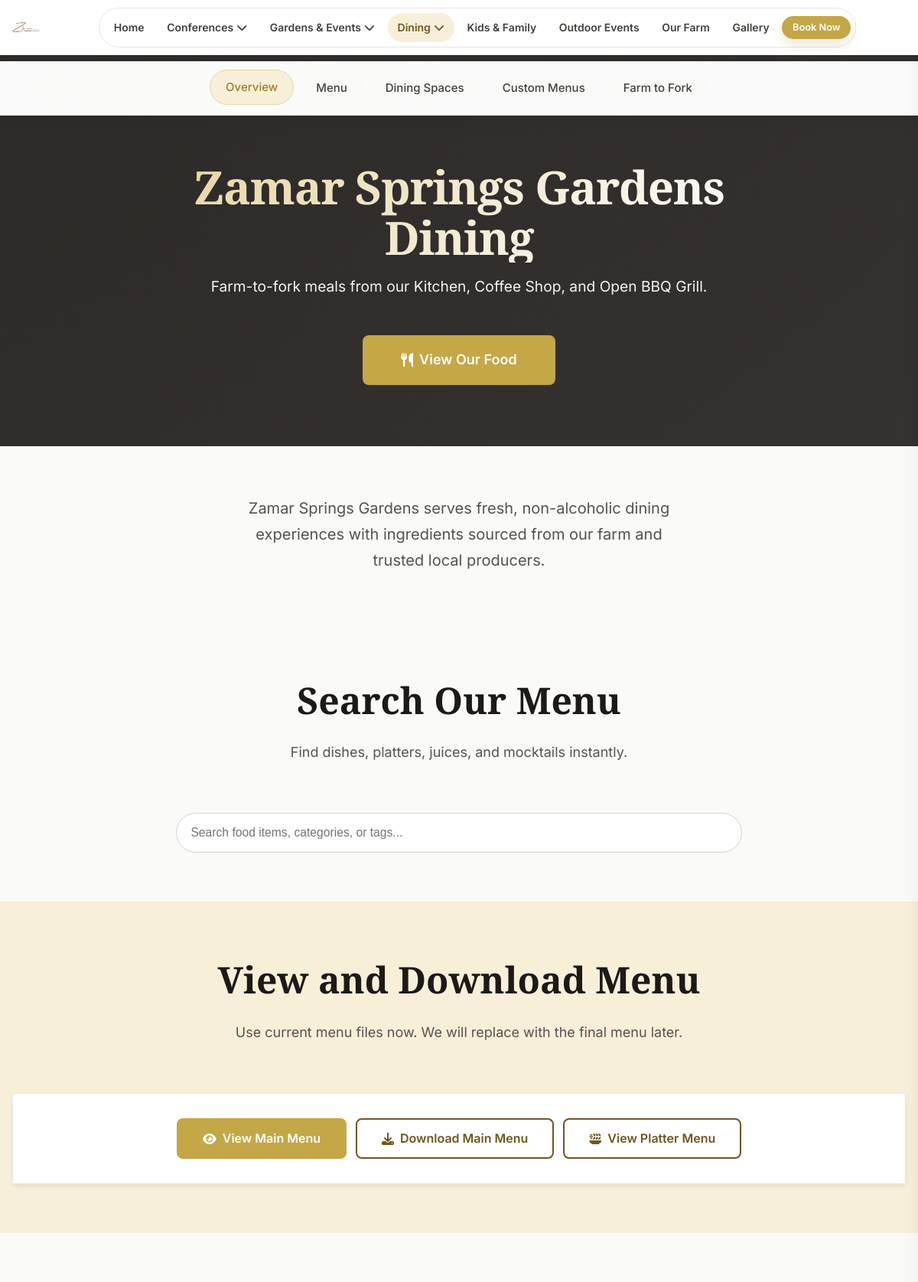
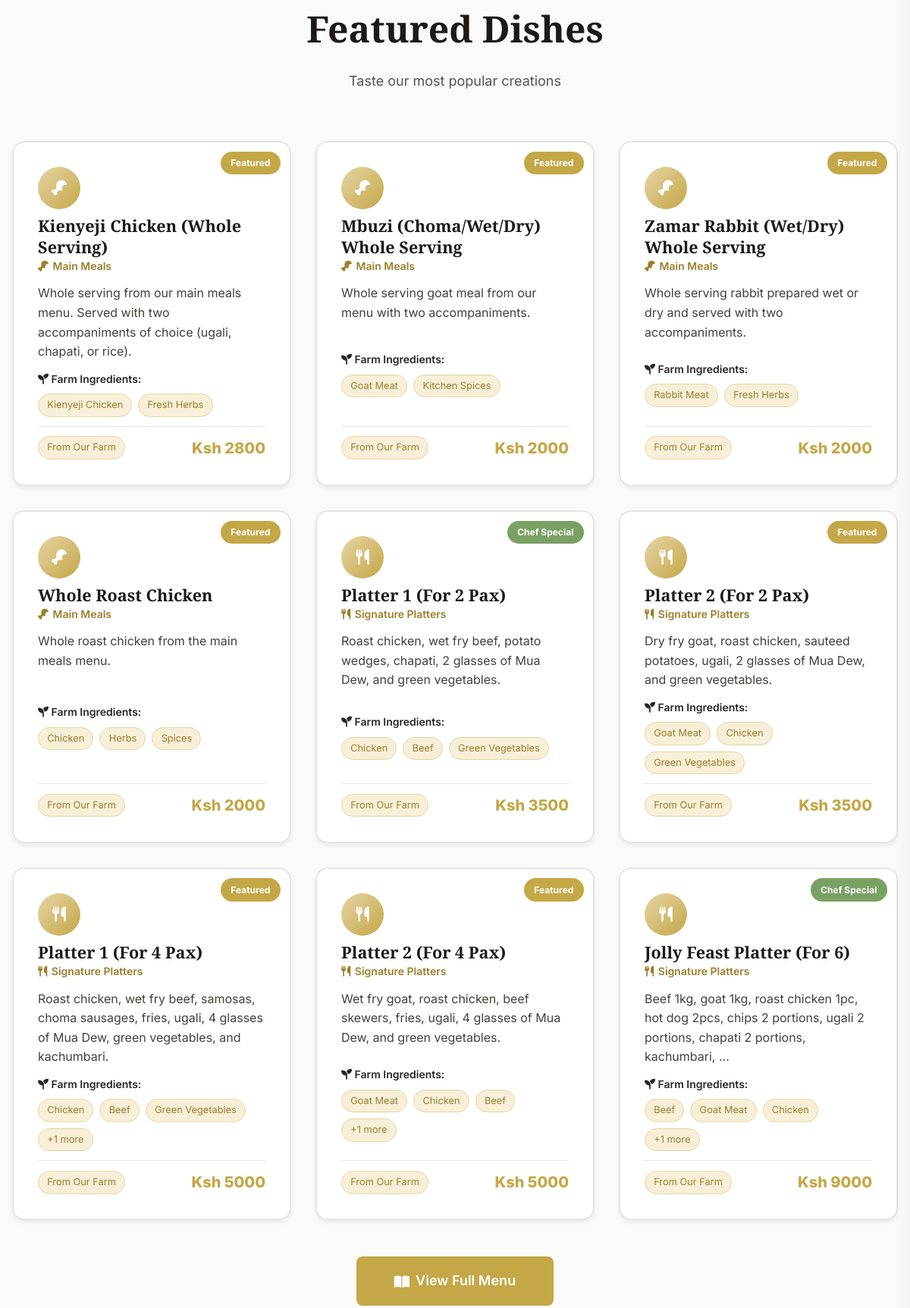
Screenshot of /dining/ (upper part) with the database file from the repository (2 pictures, top to bottom).
### apps/dining/models.py (models this page shows, shortened)
class DiningPage(SEOFields, TimeStampedModel):
    hero_title = models.CharField(
        max_length=200,
        default="Dining Experience"
    )
    hero_subtitle = models.TextField(
        default="Farm-to-fork dining in a serene, non-alcoholic environment"
    )
    intro_text = models.TextField(
        default="Experience fresh, organic meals prepared with ingredients from our own farm. Enjoy dining in our beautiful pergolas and gazebos surrounded by nature."
    )
    farm_title = models.CharField(
        max_length=200,
        default="Farm-to-Fork Freshness"
    )
    farm_subtitle = models.TextField(
        default="All ingredients sourced directly from our organic farm"
    )
    spaces_title = models.CharField(
        max_length=200,
        default="Prime Dining Spaces"
    )
    spaces_subtitle = models.TextField(
        default="Beautiful locations for memorable dining experiences"
    )
    menu_pdf = models.FileField(
        upload_to='dining/menus/',
        blank=True,
        help_text="Upload PDF menu file"
    )
    menu_title = models.CharField(
        max_length=200,
        default="Our Menu"
    )
    menu_subtitle = models.TextField(
        default="Fresh, organic, and delicious"
    )
    is_active = models.BooleanField(default=True)
    class Meta:
        verbose_name = "Dining Page Settings"
        verbose_name_plural = "Dining Page Settings"

class FoodItem(SEOFields, TimeStampedModel):
    category = models.ForeignKey(
        FoodCategory,
        on_delete=models.CASCADE,
        related_name='food_items'
    )
    name = models.CharField(max_length=200)
    slug = models.SlugField(unique=True)
    description = models.TextField(help_text="Brief description of the dish")
    search_tags = models.CharField(
        max_length=255,
        blank=True,
        help_text="Comma-separated tags for menu search (e.g. vegan, spicy, breakfast)",
    )
    is_from_farm = models.BooleanField(default=False)
    farm_ingredients = models.TextField(
        blank=True,
        help_text="List farm-sourced ingredients, one per line"
    )
    price = models.DecimalField(
        max_digits=10,
        decimal_places=2,
        null=True,
        blank=True,
        help_text="Optional - price can be shown subtly or not at all"
    )
    featured_image = models.ImageField(
        upload_to='dining/food/',
        blank=True,
        help_text="High-quality food photo"
    )
    is_featured = models.BooleanField(default=False)
    is_special = models.BooleanField(default=False, help_text="Chef's special")
    is_active = models.BooleanField(default=True)
    display_order = models.IntegerField(default=0)
    class Meta:
        verbose_name = "Food Item"
        verbose_name_plural = "Food Items"
        ordering = ['category', 'display_order']
        indexes = [
            models.Index(fields=["is_active", "display_order"], name="dining_food_active_idx"),
            models.Index(fields=["name"], name="dining_food_name_idx"),
            models.Index(fields=["search_tags"], name="dining_food_tags_idx"),
        ]
    def get_farm_ingredients_list(self):
        if self.farm_ingredients:
            return [ing.strip() for ing in self.farm_ingredients.split('\n') if ing.strip()]
        return []

class FoodCategory(models.Model):
    CATEGORY_TYPES = [
        ('juices', 'Fresh Juices'),
        ('mocktails', 'Mocktails & Coffee'),
        ('platters', 'Platters'),
        ('mains', 'Main Dishes'),
        ('bbq', 'BBQ / Choma Zone'),
        ('desserts', 'Desserts'),
    ]
    name = models.CharField(max_length=100)
    slug = models.SlugField(unique=True)
    category_type = models.CharField(max_length=20, choices=CATEGORY_TYPES)
    description = models.TextField(blank=True)
    icon = models.CharField(
        max_length=50,
        help_text="Font Awesome icon class"
    )
    display_order = models.IntegerField(default=0)
    is_active = models.BooleanField(default=True)
    class Meta:
        verbose_name = "Food Category"
        verbose_name_plural = "Food Categories"
        ordering = ['display_order']

### apps/dining/views.py (the view)
# urls.py: path('', views.dining_overview, name='overview'),
def dining_overview(request):
    page_settings = DiningPage.objects.filter(is_active=True).first()
    if not page_settings:
        page_settings = DiningPage.objects.create()
    categories = FoodCategory.objects.filter(
        is_active=True
    ).order_by('display_order')
    featured_food = FoodItem.objects.filter(
        is_active=True,
        is_featured=True
    ).select_related('category').order_by('category__display_order', 'display_order')[:9]
    dining_spaces_qs = DiningSpace.objects.filter(
        is_active=True
    ).prefetch_related('gallery').order_by('display_order')
    dining_spaces = [_decorate_space(space) for space in dining_spaces_qs]
    pergola_space = _decorate_space(dining_spaces_qs.filter(space_type='pergola').first())
    gazebo_spaces = [_decorate_space(space) for space in dining_spaces_qs.filter(space_type='gazebo')]
    open_air_space = _decorate_space(dining_spaces_qs.filter(space_type='garden').first())
    farm_sources = FarmSource.objects.filter(
        is_active=True
    ).order_by('display_order')
    context = {
        'page_settings': page_settings,
        'categories': categories,
        'featured_food': featured_food,
        'dining_spaces': dining_spaces,
        'pergola_space': pergola_space,
        'gazebo_spaces': gazebo_spaces,
        'open_air_space': open_air_space,
        'farm_sources': farm_sources,
    }
    return render(request, 'dining/overview.html', context)

### apps/conferences/context_processors.py (called while the page is built)
def _ordered_conference_categories_queryset():
    return (
        ConferenceCategory.objects.filter(
            is_active=True,
            category_type__in=["board", "meeting", "hall"],
        )
        .annotate(
            sort_priority=Case(
                When(category_type="board", then=Value(1)),
                When(category_type="meeting", then=Value(2)),
                When(category_type="hall", then=Value(3)),
                default=Value(99),
                output_field=IntegerField(),
            )
        )
        .order_by("sort_priority", "display_order", "name")
    )

def conference_categories(request):
    return {
        "conference_categories": _ordered_conference_categories_queryset()
    }

### apps/dining/views.py (called while the page is built)
def _space_fallback_images(space):
    if space.space_type == "garden":
        return SPACE_GALLERY_FALLBACKS["open_air"]
    return SPACE_GALLERY_FALLBACKS.get(space.space_type, [])

def _decorate_space(space):
    if not space:
        return None
    gallery_images = list(space.gallery.all())
    space.gallery_images = gallery_images
    space.fallback_gallery = _space_fallback_images(space)
    if gallery_images:
        space.card_image = gallery_images[0].image.url
    elif space.fallback_gallery:
        space.card_image = space.fallback_gallery[0]
    else:
        space.card_image = SPACE_FALLBACK_IMAGE
    return space

### apps/gardens/context_processors.py (called while the page is built)
def gardens_categories(request):
    return {
        'gardens_categories': EventType.objects.filter(
            is_active=True
        ).order_by('category', 'display_order')
    }

### apps/dining/templates/dining/overview.html (shortened to what this page needs)
{% extends "dining/base.html" %}
{% load static %}
{% block dining_content %}
<section class="dining-hero">
    <div class="container">
        <div class="dining-hero-content">
            <h1 class="dining-hero-title">{{ page_settings.hero_title }}</h1>
            <p class="dining-hero-subtitle">{{ page_settings.hero_subtitle }}</p>
            <a href="#featured-food" class="btn btn-gold btn-large">
                <i class="fas fa-utensils"></i> View Our Food
            </a>
        </div>
    </div>
</section>
<section class="section-padding">
    <div class="container">
        <div class="text-center" style="max-width: 800px; margin: 0 auto;">
            <p class="section-subtitle" style="font-size: 1.25rem; line-height: 1.7;">
                {{ page_settings.intro_text }}
            </p>
        </div>
    </div>
</section>
<section class="section-padding" id="menu-search">
    <div class="container">
        <div class="section-header">
            <h2 class="section-title">Search Our Menu</h2>
            <p class="section-subtitle">Find dishes, platters, juices, and mocktails instantly.</p>
        </div>
        <div class="dining-search-wrap">
            <input
                id="dining-menu-search-input"
                class="dining-search-input"
                type="search"
                placeholder="Search food items, categories, or tags..."
                autocomplete="off"
                aria-autocomplete="list"
                aria-controls="dining-search-results"
                aria-expanded="false"
            >
        </div>
    </div>
</section>
<section class="section-padding bg-gold-light" id="menu-access">
    <div class="container">
        <div class="section-header">
            <h2 class="section-title">View and Download Menu</h2>
            <p class="section-subtitle">Use current menu files now. We will replace with the final menu later.</p>
        </div>
        <div class="pdf-viewer-container">
            <div class="room-actions">
                <a class="btn btn-gold" href="{% static 'menus/Menu-1.pdf' %}" target="_blank" rel="noopener">
                    <i class="fas fa-eye"></i> View Main Menu
                </a>
                <a class="btn btn-outline-gold" href="{% static 'menus/Menu-1.pdf' %}" download>
                    <i class="fas fa-download"></i> Download Main Menu
                </a>
                <a class="btn btn-outline-gold" href="{% static 'menus/platter Menu_20250924_114324_0000.pdf' %}" target="_blank" rel="noopener">
                    <i class="fas fa-plate-wheat"></i> View Platter Menu
                </a>
            </div>
        </div>
    </div>
</section>
<section class="section-padding" id="featured-food">
    <div class="container">
        <div class="section-header">
            <h2 class="section-title">Featured Dishes</h2>
            <p class="section-subtitle">Taste our most popular creations</p>
        </div>
        {% if featured_food %}
        <div class="food-grid">
            {% for food in featured_food %}
            <div class="food-card {% if food.is_featured %}food-card-featured{% endif %} {% if food.is_special %}food-card-special{% endif %}">
                <div class="food-content">
                    <div class="food-header">
                        <div class="food-visual" aria-hidden="true">
                            <i class="{{ food.category.icon }}"></i>
                        </div>
                        <h3 class="food-title">{{ food.name }}</h3>
                        <p class="food-category">
                            <i class="{{ food.category.icon }}"></i>
                            {{ food.category.name }}
                        </p>
                    </div>
                    <p class="food-description">
                        {{ food.description|truncatewords:20 }}
                    </p>
                    {% if food.is_from_farm and food.farm_ingredients %}
                    <div class="food-ingredients">
                        <p class="food-ingredients-title">
                            <i class="fas fa-seedling"></i>
                            Farm Ingredients:
                        </p>
                        <div class="food-ingredients-list">
                            {% for ingredient in food.get_farm_ingredients_list|slice:":3" %}
                            <span class="food-ingredient">{{ ingredient }}</span>
                            {% endfor %}
                            {% if food.get_farm_ingredients_list|length > 3 %}
                            <span class="food-ingredient">+{{ food.get_farm_ingredients_list|length|add:"-3" }} more</span>
                            {% endif %}
                        </div>
                    </div>
                    {% endif %}
                    <div class="food-footer">
                        {% if food.is_from_farm %}
                        <span class="menu-item-ingredient">From Our Farm</span>
                        {% endif %}
                        {% if food.price %}
                        <div class="food-price">
                            Ksh {{ food.price|floatformat:0 }}
                        </div>
                        {% else %}
                        <div style="font-style: italic; color: var(--neutral-500);">
                            Price available on request
                        </div>
                        {% endif %}
                    </div>
                </div>
            </div>
            {% endfor %}
        </div>
        <div class="text-center" style="margin-top: var(--space-8);">
            <a href="{% url 'dining:menu' %}" class="btn btn-gold btn-large">
                <i class="fas fa-book-open"></i>
                View Full Menu
            </a>
        </div>
        {% endif %}
    </div>
</section>
{% endblock %}

### static/css/style.css (style rules this page uses)
:root { --gold-light: #f7efd8; --gold-medium: #e6d5a5; --gold-dark: #c4a747; --gold-darker: #9c7e2e; --gold-accessible: #6f571f; --gold-accent: #ffd700; --neutral-50: #fafaf9; --neutral-100: #f5f5f4; --neutral-200: #e7e5e4; --neutral-300: #d6d3d1; --neutral-400: #a8a29e; --neutral-500: #78716c; --neutral-600: #57534e; --neutral-700: #44403c; --neutral-800: #292524; --neutral-900: #1c1917; --font-sans: 'Inter', -apple-system, BlinkMacSystemFont, 'Segoe UI', Roboto, sans-serif; --font-serif: 'Playfair Display', Georgia, serif; --space-1: 0.25rem; --space-2: 0.5rem; --space-3: 0.75rem; --space-4: 1rem; --space-5: 1.5rem; --space-6: 2rem; --space-8: 3rem; --space-10: 4rem; --space-12: 6rem; }
* { margin: 0; padding: 0; box-sizing: border-box; }
html { font-size: 16px; scroll-behavior: smooth; }
body { font-family: var(--font-sans); line-height: 1.6; color: var(--neutral-800); background: var(--neutral-50); }
.container { width: 100%; max-width: 1200px; margin: 0 auto; padding: 0 var(--space-4); }
.section-padding { padding: var(--space-10) 0; }
.text-center { text-align: center; }
.bg-gold-light { background: var(--gold-light); }
.btn { display: inline-flex; align-items: center; justify-content: center; gap: 0.5rem; padding: var(--space-3) var(--space-6); font-family: var(--font-sans); font-weight: 600; text-decoration: none; border-radius: 0.5rem; border: none; cursor: pointer; transition: all 0.3s ease; white-space: nowrap; max-width: 100%; }
.btn-gold { background: var(--gold-dark); color: white !important; border: 2px solid var(--gold-dark); }
.btn-outline-gold { background: transparent; color: var(--gold-accessible); border: 2px solid var(--gold-accessible); }
.btn-large { padding: var(--space-4) var(--space-8); font-size: 1.125rem; }
.section-header { text-align: center; margin-bottom: var(--space-10); }
.section-title { font-family: var(--font-serif); font-size: 2.5rem; color: var(--neutral-900); margin-bottom: var(--space-4); }
.section-subtitle { font-size: 1.125rem; color: var(--neutral-600); max-width: 600px; margin: 0 auto; line-height: 1.6; }
.facility-cta, .room-actions { display: flex; flex-wrap: wrap; gap: var(--space-3); justify-content: center; align-items: stretch; }
@media (min-width: 768px) { .section-title { font-size: 3rem; } }

### rows the page displays
DiningPage: hero_title "Zamar Springs Gardens Dining", hero_subtitle "Farm-to-fork meals from our Kitchen, Coffee Shop, and Open BBQ Grill.", intro_text "Zamar Springs Gardens serves fresh, non-alcoholic dining experiences with ingredients sourced from our farm and trusted local producers."
FoodItem: name "Kienyeji Chicken (Whole Serving)", category.name "Main Meals", description "Whole serving from our main meals menu. Served with two accompaniments of choice (ugali, chapati, or rice).", get_farm_ingredients_list "Kienyeji Chicken" "Fresh Herbs", is_from_farm "From Our Farm", price "2800"
FoodItem: name "Mbuzi (Choma/Wet/Dry) Whole Serving", category.name "Main Meals", description "Whole serving goat meal from our menu with two accompaniments.", get_farm_ingredients_list "Goat Meat" "Kitchen Spices", is_from_farm "From Our Farm", price "2000"
FoodItem: name "Zamar Rabbit (Wet/Dry) Whole Serving", category.name "Main Meals", description "Whole serving rabbit prepared wet or dry and served with two accompaniments.", get_farm_ingredients_list "Rabbit Meat" "Fresh Herbs", is_from_farm "From Our Farm", price "2000"
FoodItem: name "Whole Roast Chicken", category.name "Main Meals", description "Whole roast chicken from the main meals menu.", get_farm_ingredients_list "Chicken" "Herbs" "Spices", is_from_farm "From Our Farm", price "2000"
FoodItem: name "Platter 1 (For 2 Pax)", category.name "Signature Platters", description "Roast chicken, wet fry beef, potato wedges, chapati, 2 glasses of Mua Dew, and green vegetables.", get_farm_ingredients_list "Chicken" "Beef" "Green Vegetables", is_from_farm "From Our Farm", price "3500"
FoodItem: name "Platter 2 (For 2 Pax)", category.name "Signature Platters", description "Dry fry goat, roast chicken, sauteed potatoes, ugali, 2 glasses of Mua Dew, and green vegetables.", get_farm_ingredients_list "Goat Meat" "Chicken" "Green Vegetables", is_from_farm "From Our Farm", price "3500"
FoodItem: name "Platter 1 (For 4 Pax)", category.name "Signature Platters", description "Roast chicken, wet fry beef, samosas, choma sausages, fries, ugali, 4 glasses of Mua Dew, green vegetables, and kachumbari.", get_farm_ingredients_list "Chicken" "Beef" "Green Vegetables", get_farm_ingredients_list|length "1", is_from_farm "From Our Farm", price "5000"
FoodItem: name "Platter 2 (For 4 Pax)", category.name "Signature Platters", description "Wet fry goat, roast chicken, beef skewers, fries, ugali, 4 glasses of Mua Dew, and green vegetables.", get_farm_ingredients_list "Goat Meat" "Chicken" "Beef", get_farm_ingredients_list|length "1", is_from_farm "From Our Farm", price "5000"
FoodItem: name "Jolly Feast Platter (For 6)", category.name "Signature Platters", description "Beef 1kg, goat 1kg, roast chicken 1pc, hot dog 2pcs, chips 2 portions, ugali 2 portions, chapati 2 portions, kachumbari, …", get_farm_ingredients_list "Beef" "Goat Meat" "Chicken", get_farm_ingredients_list|length "1", is_from_farm "From Our Farm", price "9000"
